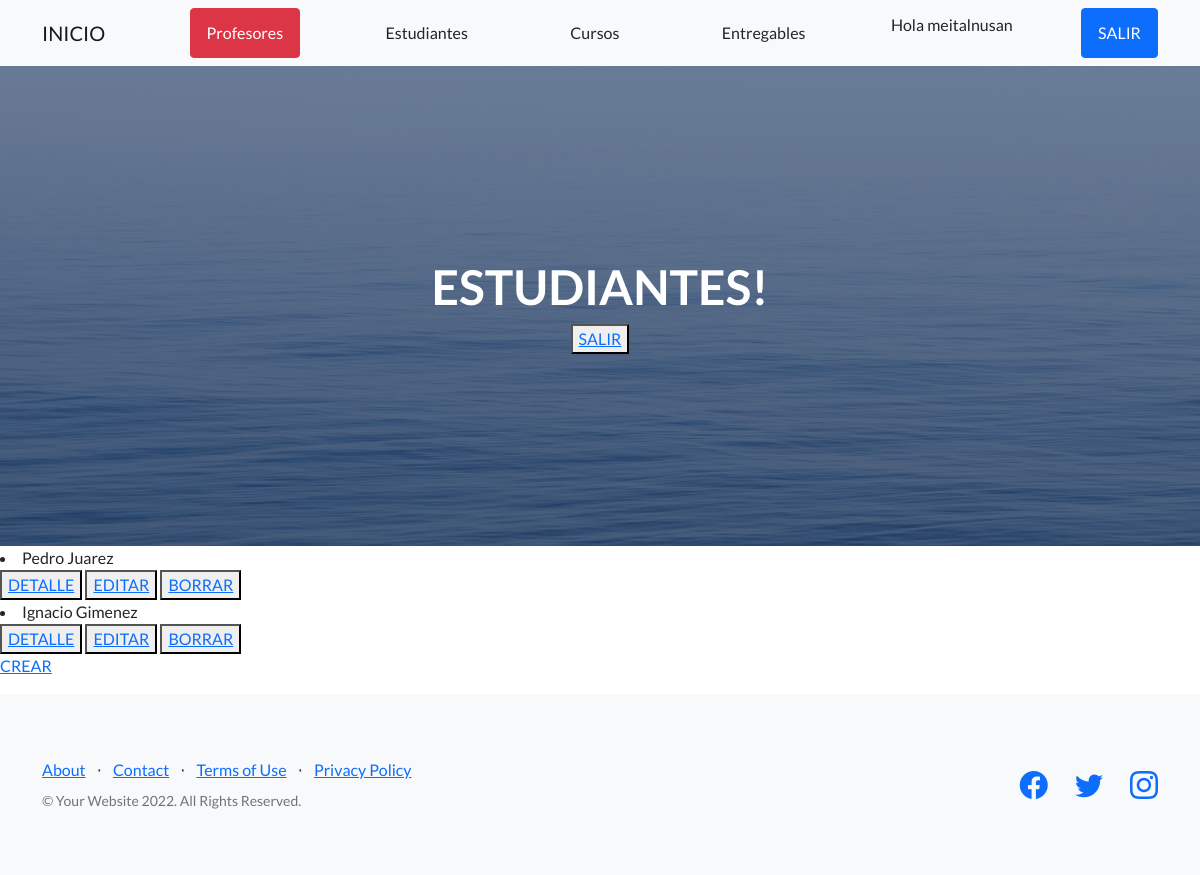
/AppAfter/estudiante/list (signed in), run on the app's committed database.
### AppAfter/models.py (models this page shows)
class Estudiante(models.Model):
    nombre=models.CharField(max_length=50)
    apellido=models.CharField(max_length=50)
    email=models.EmailField()
    def __str__(self):
     return self.nombre + " " + self.apellido

### AppAfter/views.py (the view)
# urls.py: path('estudiante/list', EstudiantesList.as_view(), name= "estudiante_listar"),
class EstudiantesList(LoginRequiredMixin, ListView):
    model = Estudiante
    template_name= "AppAfter/estudiante_list.html"

### AppAfter/templates/AppAfter/estudiante_list.html
{% extends "AppAfter/padre.html" %}
{% load static %}
{% block contenidoQueCambia %}
{% for estudiante in object_list %}
    <li>{{estudiante}}</li>
<button>
    <a href="{% url 'estudiante_detail' estudiante.id %}">DETALLE</a>
</button>
<button>
    <a href="{% url 'estudiante_editar' estudiante.id %}">EDITAR</a>
</button>
<button>
    <a href="{% url 'estudiante_borrar' estudiante.id %}">BORRAR</a>
</button>
{% endfor %}
<p>
    <a href="{% url 'estudiante_crear' %}">CREAR</a>
</p>
{% endblock %}
{% block titulo %}
    <h1>ESTUDIANTES!</h1>
    <button>
        <a href="{% url 'logout' %}">SALIR</a>
    </button>
{% endblock %}

### AppAfter/templates/AppAfter/padre.html (shortened to what this page needs)
<!DOCTYPE html>
<html lang="en">
    <head>
        {% load static %}
        <link href="https://cdn.jsdelivr.net/npm/bootstrap-icons@1.5.0/font/bootstrap-icons.css" rel="stylesheet" type="text/css" />
        <link href="{% static 'AppAfter/css/styles.css' %}" rel="stylesheet" />
    </head>
    <body>
        <nav class="navbar navbar-light bg-light static-top">
            <div class="container">
                <a class="navbar-brand" href="{% url 'inicio' %}">INICIO</a>
                <a class="btn btn-danger" href="{% url 'profesores' %}">Profesores</a>
                <a class="btn " href="{% url 'estudiante_listar' %}">Estudiantes</a>
                <a class="btn " href="{% url 'cursos' %}">Cursos</a>
                <a class="btn " href="{% url 'entregables' %}">Entregables</a>
                {% if not request.user.is_authenticated %}
                <a class="btn btn-primary" href="{% url 'login' %}">ENTRAR</a>
                {% else %}
                <p>Hola {{user}}</p>
                <a class="btn btn-primary" href="{% url 'logout' %}">SALIR</a>
                {% endif %}
            </div>
        </nav>
        <header class="masthead">
            <div class="container position-relative">
                <div class="row justify-content-center">
                    <div class="col-xl-6">
                        <div class="text-center text-white">
                            {% block titulo %}
                            {% endblock %}
                        </div>
                    </div>
                </div>
            </div>
        </header>
        {% block contenidoQueCambia %}
        {% endblock %}
        <footer class="footer bg-light">
            <div class="container">
                <div class="row">
                    <div class="col-lg-6 h-100 text-center text-lg-start my-auto">
                        <ul class="list-inline mb-2">
                            <li class="list-inline-item"><a href="#!">About</a></li>
                            <li class="list-inline-item">⋅</li>
                            <li class="list-inline-item"><a href="#!">Contact</a></li>
                            <li class="list-inline-item">⋅</li>
                            <li class="list-inline-item"><a href="#!">Terms of Use</a></li>
                            <li class="list-inline-item">⋅</li>
                            <li class="list-inline-item"><a href="#!">Privacy Policy</a></li>
                        </ul>
                        <p class="text-muted small mb-4 mb-lg-0">&copy; Your Website 2022. All Rights Reserved.</p>
                    </div>
                    <div class="col-lg-6 h-100 text-center text-lg-end my-auto">
                        <ul class="list-inline mb-0">
                            <li class="list-inline-item me-4">
                                <a href="#!"><i class="bi-facebook fs-3"></i></a>
                            </li>
                            <li class="list-inline-item me-4">
                                <a href="#!"><i class="bi-twitter fs-3"></i></a>
                            </li>
                            <li class="list-inline-item">
                                <a href="#!"><i class="bi-instagram fs-3"></i></a>
                            </li>
                        </ul>
                    </div>
                </div>
            </div>
        </footer>
    </body>
</html>

### data on the page
Estudiante: nombre+apellido "Pedro Juarez"
Estudiante: nombre+apellido "Ignacio Gimenez"

### other printed values
{{ user }} "meitalnusan"
